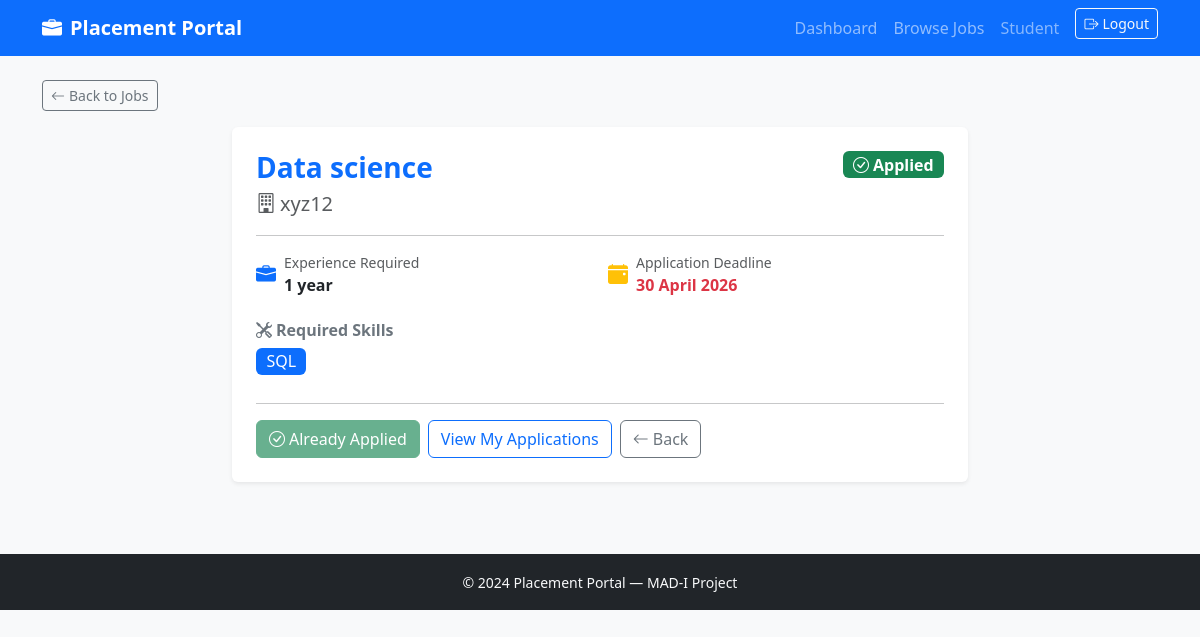
The app's page /student/job/2 (signed in) with its own data.
### models.py (models this page shows, shortened)
class User(UserMixin, db.Model):
    id= db.Column(db.Integer, primary_key=True)
    username= db.Column(db.String(80), unique=True, nullable=False)
    email= db.Column(db.String(120), unique=True, nullable=False)
    password_hash = db.Column(db.String(256))
    role = db.Column(db.String(20))
    active = db.Column(db.Boolean, default=True)
    student_profile = db.relationship('Student', backref='user', uselist=False)
    company_profile = db.relationship('Company', backref='user', uselist=False)
    @property
    def is_active(self):
        return self.active

class JobPosition(db.Model):
    id = db.Column(db.Integer, primary_key=True)
    company_id = db.Column(db.Integer, db.ForeignKey('company.id'), nullable=False)
    title = db.Column(db.String(150))
    description = db.Column(db.Text)
    required_skills = db.Column(db.Text)
    experience = db.Column(db.String(100))
    salary_min = db.Column(db.Float)
    salary_max = db.Column(db.Float)
    location = db.Column(db.String(150))
    deadline = db.Column(db.DateTime)
    status = db.Column(db.String(20), default='active')
    is_approved = db.Column(db.Boolean, default=False)
    created_at = db.Column(db.DateTime, default=lambda: datetime.now(timezone.utc), nullable=False)
    applications = db.relationship('Application', backref='job', lazy='dynamic')

class Company(db.Model):
    id = db.Column(db.Integer, primary_key=True)
    user_id = db.Column(db.Integer, db.ForeignKey('user.id'), nullable=False)
    name = db.Column(db.String(150))
    industry = db.Column(db.String(100))
    website = db.Column(db.String(250))
    description = db.Column(db.Text)
    location = db.Column(db.String(150))
    approval_status = db.Column(db.String(20), default='pending')
    is_blacklisted  = db.Column(db.Boolean, default=False)
    created_at = db.Column(db.DateTime, default=lambda: datetime.now(timezone.utc), nullable=False)
    jobs = db.relationship('JobPosition', backref='company', lazy='dynamic')

### routes/student.py (the view)
@student_bp.route('/job/<int:job_id>')
@login_required
@student_required
def job_detail(job_id):
    job     = JobPosition.query.get_or_404(job_id)
    student = current_user.student_profile
    already_applied = Application.query.filter_by(
                        student_id=student.id,
                        job_id=job_id
                      ).first() is not None
    return render_template('student/job_detail.html',
                           job=job,
                           already_applied=already_applied)

### models.py (called while the page is built)
@login_manager.user_loader
def load_user(user_id):
    return User.query.get(int(user_id))

### routes/student.py (called while the page is built)
def student_required(f):
    @wraps(f)
    def wrapped(*args, **kwargs):
        if not current_user.is_authenticated:
            return redirect(url_for('auth.login'))
        if current_user.role != 'student':
            flash('Student access required.', 'danger')
            return redirect(url_for('auth.login'))
        if not current_user.active:
            flash('Your account has been suspended.', 'danger')
            return redirect(url_for('auth.logout'))
        return f(*args, **kwargs)
    return wrapped

### templates/student/job_detail.html (shortened to what this page needs)
{% extends 'base.html' %}
{% block content %}
<div class="mb-3">
  <a href="{{ url_for('student.jobs') }}" class="btn btn-outline-secondary btn-sm">
    <i class="bi bi-arrow-left me-1"></i>Back to Jobs
  </a>
</div>
<div class="row justify-content-center">
  <div class="col-lg-8">
    <div class="card border-0 shadow-sm mb-4">
      <div class="card-body p-4">
        <div class="d-flex justify-content-between align-items-start mb-3">
          <div>
            <h3 class="fw-bold text-primary mb-1">{{ job.title }}</h3>
            <p class="text-muted mb-0 fs-5">
              <i class="bi bi-building me-1"></i>{{ job.company.name }}
            </p>
          </div>
          {% if already_applied %}
          <span class="badge bg-success fs-6 ms-3 flex-shrink-0">
            <i class="bi bi-check-circle me-1"></i>Applied
          </span>
          {% endif %}
        </div>
        <hr>
        <div class="row g-3 mb-4">
          {% if job.experience %}
          <div class="col-sm-6">
            <div class="d-flex align-items-center gap-2">
              <i class="bi bi-briefcase-fill text-primary fs-5"></i>
              <div>
                <div class="small text-muted">Experience Required</div>
                <div class="fw-semibold">{{ job.experience }}</div>
              </div>
            </div>
          </div>
          {% endif %}
          {% if job.deadline %}
          <div class="col-sm-6">
            <div class="d-flex align-items-center gap-2">
              <i class="bi bi-calendar-event-fill text-warning fs-5"></i>
              <div>
                <div class="small text-muted">Application Deadline</div>
                <div class="fw-semibold text-danger">{{ job.deadline.strftime('%d %B %Y') }}</div>
              </div>
            </div>
          </div>
          {% endif %}
        </div>
        {% if job.required_skills %}
        <div class="mb-4">
          <h6 class="fw-bold text-secondary mb-2">
            <i class="bi bi-tools me-1"></i>Required Skills
          </h6>
          <div>
            {% for skill in job.required_skills.split(',') %}
            <span class="badge bg-primary me-1 mb-1 fs-6 fw-normal">{{ skill.strip() }}</span>
            {% endfor %}
          </div>
        </div>
        {% endif %}
        <hr>
        <div class="d-flex gap-2">
          {% if already_applied %}
          <button class="btn btn-success" disabled>
            <i class="bi bi-check-circle me-1"></i>Already Applied
          </button>
          <a href="{{ url_for('student.my_applications') }}" class="btn btn-outline-primary">
            View My Applications
          </a>
          {% endif %}
          <a href="{{ url_for('student.jobs') }}" class="btn btn-outline-secondary">
            <i class="bi bi-arrow-left me-1"></i>Back
          </a>
        </div>
      </div>
    </div>
  </div>
</div>
{% endblock %}

### templates/base.html (shortened to what this page needs)
<!DOCTYPE html>
<html lang="en">
<head>
  <link href="https://cdn.jsdelivr.net/npm/bootstrap@5.3.0/dist/css/bootstrap.min.css" rel="stylesheet"/>
  <link href="https://cdn.jsdelivr.net/npm/bootstrap-icons@1.11.0/font/bootstrap-icons.css" rel="stylesheet"/>
</head>
<body class="bg-light">
<nav class="navbar navbar-expand-lg navbar-dark bg-primary">
  <div class="container">
    <a class="navbar-brand fw-bold" href="{{ url_for('auth.index') }}">
      <i class="bi bi-briefcase-fill me-2"></i>Placement Portal
    </a>
    <div class="collapse navbar-collapse" id="navbarNav">
      <ul class="navbar-nav ms-auto">
        {% if current_user.is_authenticated %}
          {% if current_user.role == 'admin' %}
            <li class="nav-item">
              <a class="nav-link" href="{{ url_for('admin.dashboard') }}">Dashboard</a>
            </li>
          {% elif current_user.role == 'company' %}
            <li class="nav-item">
              <a class="nav-link" href="{{ url_for('company.dashboard') }}">Dashboard</a>
            </li>
          {% elif current_user.role == 'student' %}
            <li class="nav-item">
              <a class="nav-link" href="{{ url_for('student.dashboard') }}">Dashboard</a>
            </li>
            <li class="nav-item">
              <a class="nav-link" href="{{ url_for('student.jobs') }}">Browse Jobs</a>
            </li>
          {% endif %}
          <li class="nav-item">
            <span class="nav-link text-white-50">
              {{ current_user.role | capitalize }}
            </span>
          </li>
          <li class="nav-item">
            <a class="btn btn-outline-light btn-sm ms-2"
               href="{{ url_for('auth.logout') }}">
              <i class="bi bi-box-arrow-right me-1"></i>Logout
            </a>
          </li>
        {% endif %}
      </ul>
    </div>
  </div>
</nav>
<main class="container my-4">
  {% block content %}{% endblock %}
</main>
<footer class="bg-dark text-light text-center py-3 mt-5">
  <small>&copy; 2024 Placement Portal — MAD-I Project</small>
</footer>
</body>
</html>

### records on screen
User: role "Student"
JobPosition: title "Data science", experience "1 year", deadline "30 April 2026", strip "SQL"
Company: company.name "xyz12"
